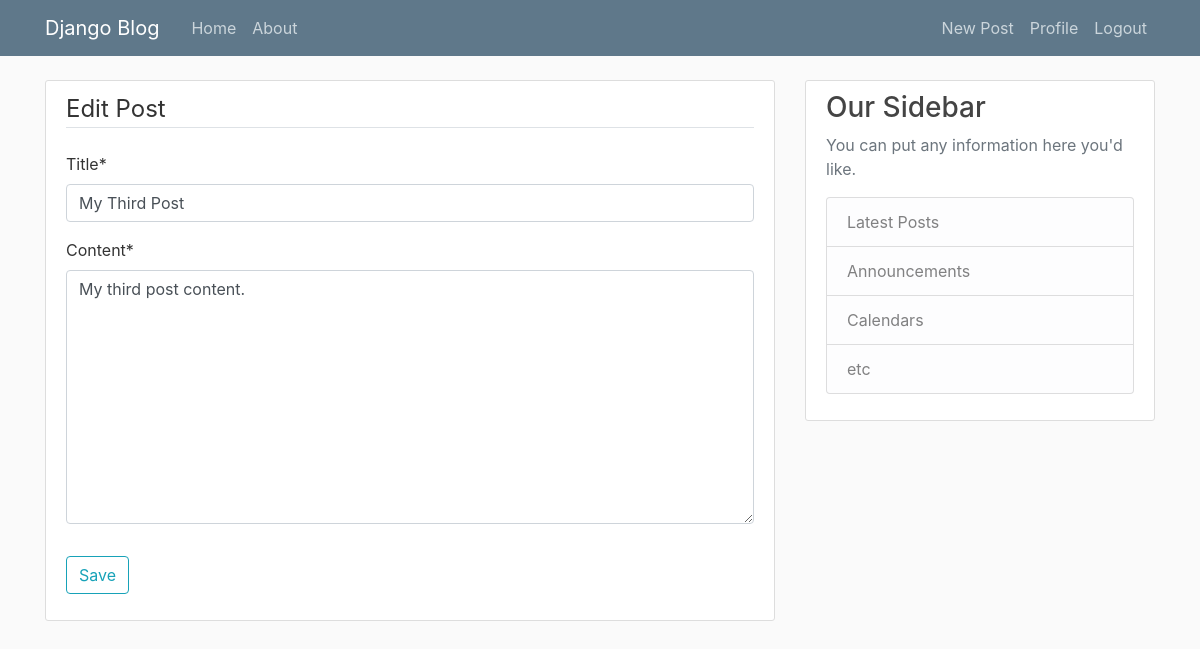
Page /post/edit/3/ (signed in) on the earlier database version.
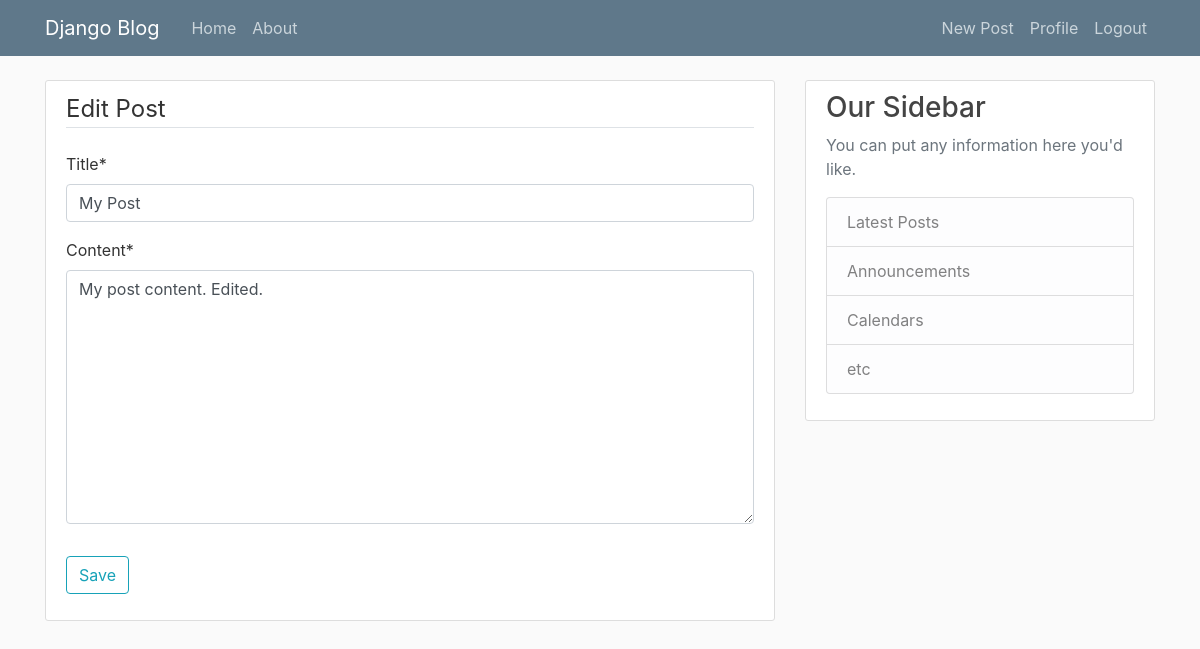
Same page on the later database version.
### blog/models.py (models this page shows, shortened)
class Post(models.Model):
    title = models.CharField(max_length = 100)
    content = models.TextField()
    date_posted = models.DateTimeField(default = timezone.now)
    author = models.ForeignKey(User, on_delete = models.CASCADE)

### blog/views.py (the view)
# urls.py: path('post/edit/<int:post_id>/', views.edit_post, name = "blog-edit"),
def edit_post(request, post_id):
    if request.method == "POST":
        post = Post.objects.get(pk = post_id)
        if post.author != request.user:
            return HttpResponseForbidden("<h1>403 Forbidden</h1>")
        form = EditPostForm(request.POST, instance = post)
        if form.is_valid():
            form.save()
            messages.success(request, "Your content has been updated.")
            return redirect("blog-home")
    else:
        post = Post.objects.get(pk = post_id)
        if post.author != request.user:
            return HttpResponseForbidden("<h1>403 Forbidden</h1>")
        form = EditPostForm(instance = post)
    return render(request, "blog/edit.html", {"form": form})

### blog/forms.py
class EditPostForm(forms.ModelForm):
    class Meta:
        model = Post
        fields = ["title", "content"]

### blog/templates/blog/edit.html (shortened to what this page needs)
{% extends "blog/base.html" %}
{% load crispy_forms_tags %}
{% block content %}
    <div class="content-section">
        <form method="POST">
            <fieldset class="form-group">
                <legend class="border-bottom mb-4">Edit Post</legend>
                {{ form | crispy }}
            </fieldset>
            <div class="form-group">
                <button class="btn btn-outline-info" type="submit">Save</button>
            </div>
        </form>
    </div>
{% endblock content %}

Differences in the rows shown:
changed Post: title "My Third Post" → "My Post"; content "My third post content." → "My post content. Edited."
